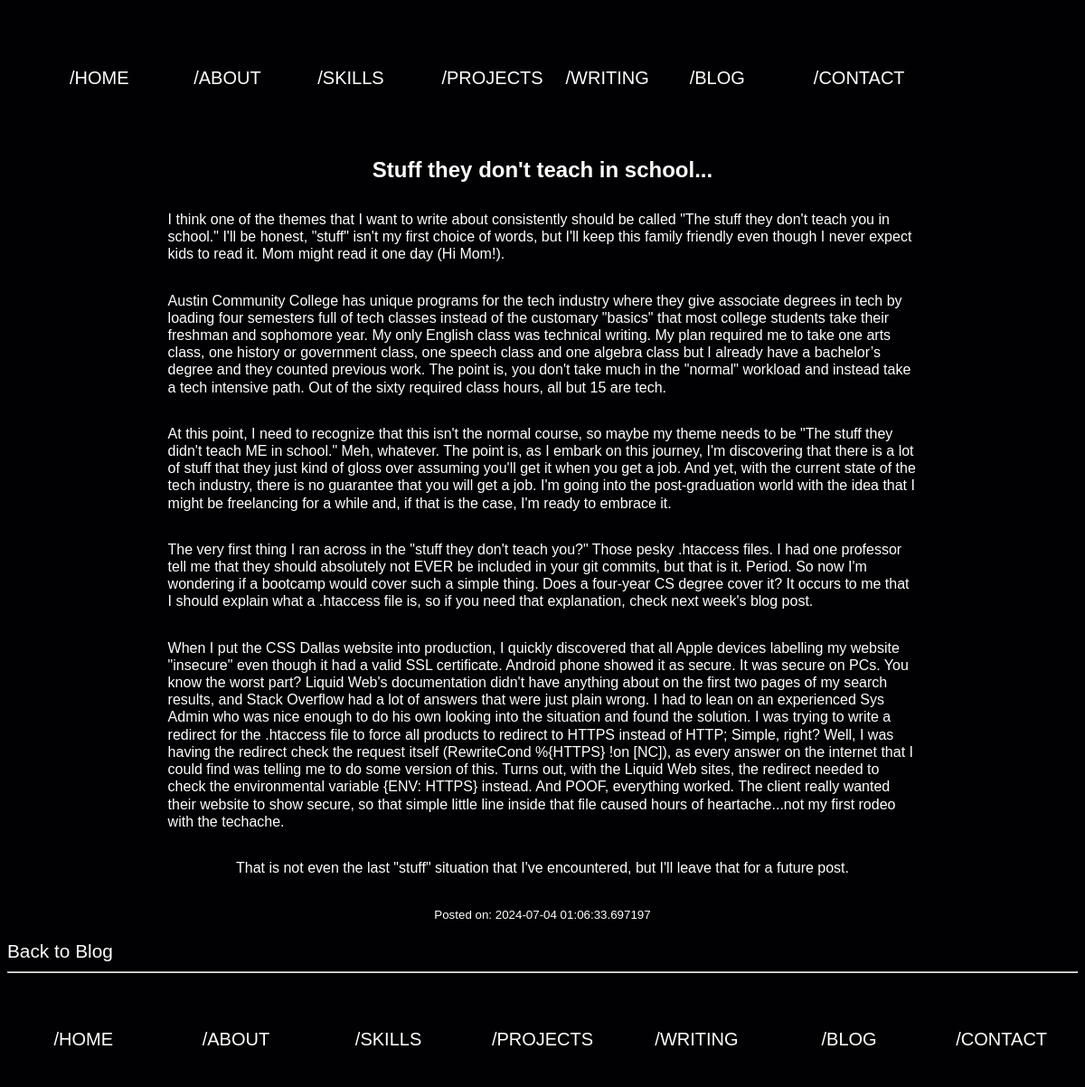
The page /post/stuff-they-don't-teach-in-school... on the database its author committed.
### app.py (models this page shows, shortened)
class BlogPost(db.Model):
    id = db.Column(db.Integer, primary_key=True)
    title = db.Column(db.String(140), unique=True, nullable=False)
    slug = db.Column(db.String(140), unique=True, nullable=False)
    content = db.Column(db.Text, nullable=False)
    timestamp = db.Column(db.DateTime, index=True, default=datetime.utcnow)

### app.py (the view)
@app.route('/post/<slug>')
def post(slug):
    post = BlogPost.query.filter_by(slug=slug).first_or_404()
    return render_template('post.html', post=post)

### templates/post.html (shortened to what this page needs)
{% extends "base.html" %}
{% block styles %}
    <link rel="stylesheet" href="{{ url_for('static', filename='css/main.css') }}">
{% endblock %}
{% block content %}
    <div>
        <div class="blog-content">
            <h2>{{ post.title }}</h2>
            <p>{{ post.content|safe }}</p>
            <p><small>Posted on: {{ post.timestamp }}</small></p>
        </div>
        <a href="{{ url_for('blog') }}">Back to Blog</a>
    </div>
{% endblock %}

### static/css/main.css (style rules this page uses)
:root { --background: #010103; --accent: #ffee10; --text: white; --tertiary: #06d8d8; --quaternary: #fd00f3; --ring: #ff8c00; }
* { box-sizing: border-box; }
html, body { background-color: var(--background); color: var(--text); font-family: Verdana, Geneva, sans-serif; font-size: 100%; font-weight: inherit; line-height: 1.2em; overflow-x: hidden; }
a { text-decoration: none; font-size: 1.3em; line-height: 1.4em; color: var(--text); }
.blog-content { display: flex; flex-wrap: wrap; justify-content: center; margin: 150px auto 0; width: 70%; }

### rows shown on the page
BlogPost: title "Stuff they don't teach in school...", content "I think one of the themes that I want to write about consistently should be called \"The stuff they don't teach you in school.\" I'll be honest, \"stuff\" isn't my first choice of words, but I'll keep this family friendly even though I never expect kids to read it. Mom might read it one day (Hi Mom!). Austin Community College has unique programs for the tech industry where they give associate degrees in tech by loading four semesters full of tech classes instead of the customary \"basics\" that most college students take their freshman and sophomore year. My only English class was technical writing. My plan required me to take one arts class, one history or government class, one speech class and…", timestamp "2024-07-04 01:06:33.697197"
